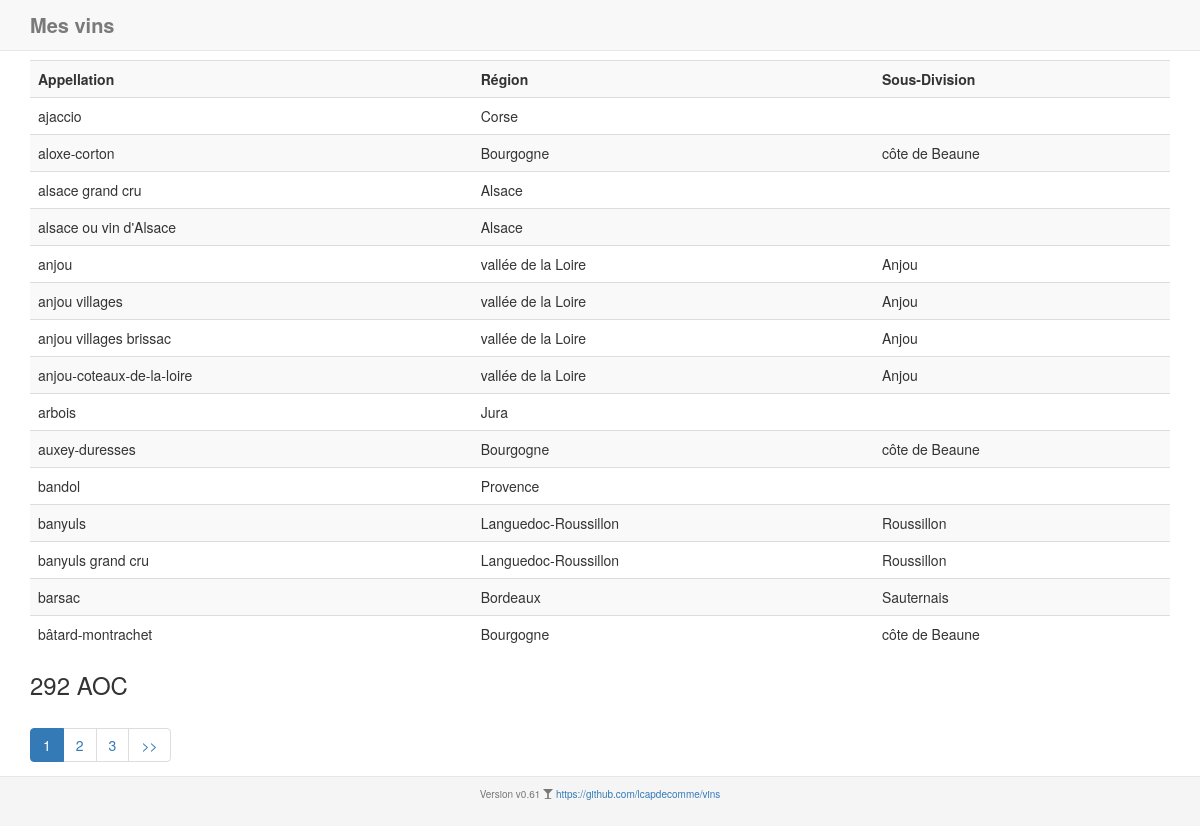
/nomenc_aoc.php, run on the app's committed database.
### tables this page shows
CREATE TABLE `aoc` (
  `id` int(10) NOT NULL,
  `appellation` varchar(100) NOT NULL,
  `region` varchar(100) NOT NULL,
  `sousdivision` varchar(100) NOT NULL
);

### objects/AOC.php (called while the page is built, shortened)
<?php
class AOC{
    private $conn;
    private $table_name = "aoc";
    public function __construct($db){
        $this->conn = $db;
    }
    function readAll($page, $from_record_num, $records_per_page){
        $query = "SELECT
                    id, appellation, region, sousdivision
                FROM
                    " . $this->table_name  . "
                ORDER BY
                    appellation ASC
                LIMIT
                    {$from_record_num}, {$records_per_page}";
        $stmt = $this->conn->prepare( $query );
        $stmt->execute();
        return $stmt;
    }
    public function countAll(){
        $query = "SELECT id FROM " . $this->table_name . "";
        $stmt = $this->conn->prepare( $query );
        $stmt->execute();
        $num = $stmt->rowCount();
        return $num;
    }
}
?>

### nomenc_aoc.php (the view, shortened to what this page needs)
<?php
include_once "header.php";
?>
<?php
	$page = isset($_GET['page']) ? $_GET['page'] : 1;
	$records_per_page = 15;
	$from_record_num = ($records_per_page * $page) - $records_per_page;
	include_once 'objects/AOC.php';
	$database = new Database();
	$db = $database->getConnection();
	$aoc = new AOC($db);
	$stmt = $aoc->readAll($page, $from_record_num, $records_per_page);
	$num = $stmt->rowCount();
	if($num>0){
	    echo "<table class='table table-striped table-hover table-responsive'>";
	        echo "<tr>";
	            echo "<th>Appellation</th>";
	            echo "<th>Région</th>";
	            echo "<th>Sous-Division</th>";
	        echo "</tr>";
	        while ($row = $stmt->fetch(PDO::FETCH_ASSOC)){
	            extract($row);
	            echo "<tr>";
	                echo "<td>{$appellation}</td>";
	                echo "<td>{$region}</td>";
	                echo "<td>{$sousdivision}</td>";
	            echo "</tr>";
	        }
	    echo "</table>";
		include_once 'paging/paging_aoc.php';
	}
	else{
	    echo "<div>Aucun AOC trouvé</div>";
	}
?>
<?php
include_once "footer.php";
?>

### header.php (shortened to what this page needs)
<!DOCTYPE html>
<html>
<head>
    <link rel="stylesheet" href="lib/bootstrap/css/bootstrap.min.css">
    <link rel="stylesheet" href="lib/datepicker/css/bootstrap-datetimepicker.min.css">
    <link rel="stylesheet" href="lib/jquery/jquery-ui.min.css">
    <link rel="stylesheet" href="lib/jquery/bootstrap-slider.min.css">
    <link rel="stylesheet" href="lib/tablesorter/css/theme.blue.min.css">
    <link rel="stylesheet" href="lib/tablesorter/addons/pager/jquery.tablesorter.pager.css">
</head>
<body>
<nav class="navbar navbar-default navbar-fixed-top">
  <div class="container">
    <div class="navbar-header">
      <a class="navbar-brand" href="index.php">Mes vins</a>
    </div>
    <div class="collapse navbar-collapse" id="bs-example-navbar-collapse-1">
    </div>
  </div>
</nav>
<div class="container">
    <br><br><br>

### paging/paging_aoc.php (shortened to what this page needs)
<?php
$page_dom = "nomenc_aoc.php";
$total_rows = $aoc->countAll();
echo "<h3>{$total_rows} AOC</h3>";
echo "<ul class=\"pagination\">";
$total_pages = ceil($total_rows / $records_per_page);
$range = 2;
$initial_num = $page - $range;
$condition_limit_num = ($page + $range)  + 1;
for ($x=$initial_num; $x<$condition_limit_num; $x++) {
    if (($x > 0) && ($x <= $total_pages)) {
        if ($x == $page) {
            echo "<li class='active'><a href=\"#\">$x <span class=\"sr-only\">(current)</span></a></li>";
        }
        else {
            echo "<li><a href='{$page_dom}?page=$x'>$x</a></li>";
        }
    }
}
if($page<$total_pages){
    echo "<li><a href='" .$page_dom . "?page={$total_pages}' title='La dernière page est {$total_pages}.'>";
        echo ">>";
    echo "</a></li>";
}
echo "</ul>";
?>

### footer.php
    </div>
    <br><br>
    <footer class="footer">
      <div class="container">
        <p class="text-muted text-center">Version v0.61 <span class="glyphicon glyphicon-glass" aria-hidden="true"></span> <a href='https://github.com/lcapdecomme/vins'>https://github.com/lcapdecomme/vins</a></p>
      </div>
    </footer>
</body>
</html>

### header.php (style rules this page uses)
.footer { position: fixed; bottom: 0; width: 100%; height: 50px; background-color: #f5f5f5; z-index: 99; }
.footer > .container { padding-right: 15px; padding- left: 15px; }
.footer .container p { margin-top: 10px; font-size: 10px; }
.footer { border-top: 1px solid #e7e7e7; }
html body nav.navbar.navbar-default.navbar-fixed-top div.container div.navbar-header a.navbar-brand { color: #7a7a7a; font-weight: 700; font-size: 20px; }

### data on the page
aoc: appellation "ajaccio", region "Corse"
aoc: appellation "aloxe-corton", region "Bourgogne", sousdivision "côte de Beaune"
aoc: appellation "alsace grand cru", region "Alsace"
aoc: appellation "alsace ou vin d'Alsace", region "Alsace"
aoc: appellation "anjou", region "vallée de la Loire", sousdivision "Anjou"
aoc: appellation "anjou villages", region "vallée de la Loire", sousdivision "Anjou"
aoc: appellation "anjou villages brissac", region "vallée de la Loire", sousdivision "Anjou"
aoc: appellation "anjou-coteaux-de-la-loire", region "vallée de la Loire", sousdivision "Anjou"
aoc: appellation "arbois", region "Jura"
aoc: appellation "auxey-duresses", region "Bourgogne", sousdivision "côte de Beaune"
aoc: appellation "bandol", region "Provence"
aoc: appellation "banyuls", region "Languedoc-Roussillon", sousdivision "Roussillon"
aoc: appellation "banyuls grand cru", region "Languedoc-Roussillon", sousdivision "Roussillon"
aoc: appellation "barsac", region "Bordeaux", sousdivision "Sauternais"
aoc: appellation "bâtard-montrachet", region "Bourgogne", sousdivision "côte de Beaune"

### other printed values
$total_rows "292"
